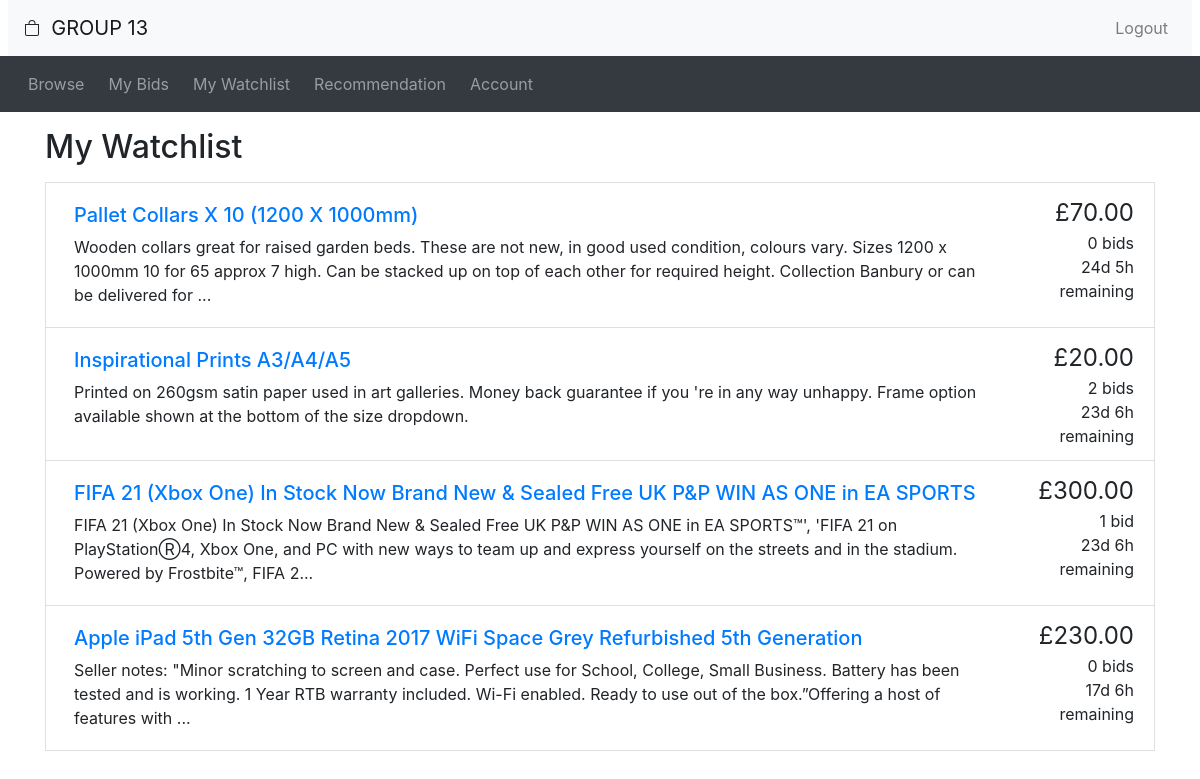
The app's page /auction/mywatchlist.php (signed in) with its own data.
### tables this page shows
CREATE TABLE IF NOT EXISTS `watching` (
  `buyerId` int(10) UNSIGNED NOT NULL,
  `auctionNo` int(10) UNSIGNED NOT NULL,
  PRIMARY KEY (`buyerId`,`auctionNo`),
  KEY `auctionNo` (`auctionNo`)
);

CREATE TABLE IF NOT EXISTS `auction` (
  `auctionNo` int(10) UNSIGNED NOT NULL AUTO_INCREMENT,
  `auctionStatus` tinyint(1) NOT NULL DEFAULT '1',
  `category` varchar(35) NOT NULL DEFAULT 'Other',
  `title` varchar(100) NOT NULL DEFAULT 'Unnamed Auction',
  `auctionDescription` text,
  `startingPrice` int(10) UNSIGNED NOT NULL,
  `reservePrice` int(10) UNSIGNED NOT NULL DEFAULT '0',
  `increments` int(10) UNSIGNED NOT NULL DEFAULT '1',
  `startDate` datetime NOT NULL,
  `endDate` datetime NOT NULL,
  `sellerId` int(11) UNSIGNED NOT NULL,
  PRIMARY KEY (`auctionNo`),
  KEY `sellerId` (`sellerId`)
);

### auction/utilities.php (the view, shortened to what this page needs)
<?php
function display_time_remaining($interval) {
    if ($interval->days == 0 && $interval->h == 0) {
      $time_remaining = $interval->format('%im %Ss');
    }
    else if ($interval->days == 0) {
      $time_remaining = $interval->format('%hh %im');
    }
    else {
      $time_remaining = $interval->format('%ad %hh');
    }
  return $time_remaining;
}
function print_listing_li($item_id, $title, $desc, $price, $num_bids, $end_time, $auction_status)
{
  if (strlen($desc) > 250) {
    $desc_shortened = substr($desc, 0, 250) . '...';
  }
  else {
    $desc_shortened = $desc;
  }
  if ($num_bids == 1) {
    $bid = ' bid';
  }
  else {
    $bid = ' bids';
  }
  $now = new DateTime();
  if (gettype($end_time) != 'object') {$end_time = new DateTime($end_time);}
  if ($now > $end_time && $auction_status == 0 ) {
    $fetch_winner_query = "SELECT email FROM buyer WHERE buyerId = (SELECT buyerId FROM winner WHERE auctionNo = '$item_id') ";
    $fetch_winner = mysqli_fetch_row(mysqli_query($GLOBALS['connection'], $fetch_winner_query));
    if (!$fetch_winner) {
      $time_remaining = "<h6 style=\"color:red\">This auction had no winner</h6>";
    }
    else {
      if (isset($_SESSION['username']) && $fetch_winner[0] == $_SESSION['username']) {$fetch_winner[0] = 'you';}
      $time_remaining = "<h6 style=\"color:green\">This auction was won by $fetch_winner[0]";
    }
  }
  else {
    $time_to_end = date_diff($now, $end_time);
    $time_remaining = display_time_remaining($time_to_end) . ' remaining';
  }
  echo('
    <li class="list-group-item d-flex justify-content-between">
    <div class="p-2 mr-5"><h5><a href="listing.php?item_id=' . $item_id . '">' . $title . '</a></h5>' . $desc_shortened . '</div>
    <div class="text-right "><span style="font-size: 1.5em">£' . number_format($price, 2) . '</span><br/>' . $num_bids . $bid . '<br/>' . $time_remaining . '</div>
  </li>'
  );
}
?>

### auction/mywatchlist.php
<?php include_once("header.php")?>
 <div class="container">
<h2 class="my-3">My Watchlist</h2>
<?php
if (isset($_SESSION['username']) && $_SESSION['account_type'] == 'buyer') {
    $username = $_SESSION['username'];
    $query = "SELECT * FROM watching, buyer, auction WHERE auction.auctionNo = watching.auctionNo AND watching.buyerId = buyer.buyerId AND buyer.email = '$username' ORDER BY endDate DESC";
    $result = mysqli_query($connection, $query) or die ('result.' . mysql_error());
    while ($row = mysqli_fetch_assoc($result)) {
        if ($row['auctionStatus'] == 0) {break;}
        $item_id = $row['auctionNo'];
        $bid_num_query = "SELECT COUNT(bidNo) FROM createbid WHERE auctionNo='$item_id'";
        $num_bids = mysqli_fetch_row(mysqli_query($connection, $bid_num_query))[0];
        $max_price_query = "SELECT MAX(bidAmount) FROM createbid, bid, auction WHERE auction.auctionNo = createbid.auctionNo
                            AND createbid.bidNo = bid.bidNo AND auction.auctionNo='$item_id'";
        $max_price = mysqli_fetch_row(mysqli_query($connection, $max_price_query))[0] ?: 0;
        $current_price = $row['startingPrice'] > $max_price ? $row['startingPrice'] : $max_price;
        print_listing_li($row['auctionNo'], $row['title'], $row['auctionDescription'], $current_price, $num_bids, $row['endDate'], $row['auctionStatus']);
    }
} else{
    header("Location: browse.php");
}
?>

### records on screen
watching: auctionNo.title "Pallet Collars X 10 (1200 X 1000mm)", auctionNo.auctionDescription "Wooden collars great for raised garden beds. These are not new, in good used condition, colours vary. Sizes 1200 x 1000mm 10 for 65 approx 7 high. Can be stacked up on top of each other for required height. Collection Banbury or can be delivered for ...", auctionNo.startingPrice "70.00", num_bids "0", auctionNo.endDate "24d 5h remaining"
watching: auctionNo.title "Inspirational Prints A3/A4/A5", auctionNo.auctionDescription "Printed on 260gsm satin paper used in art galleries. Money back guarantee if you 're in any way unhappy. Frame option available shown at the bottom of the size dropdown.", price "20.00", num_bids "2", auctionNo.endDate "23d 6h remaining"
watching: auctionNo.title "FIFA 21 (Xbox One) In Stock Now Brand New & Sealed Free UK P&P WIN AS ONE in EA SPORTS", auctionNo.auctionDescription "FIFA 21 (Xbox One) In Stock Now Brand New & Sealed Free UK P&P WIN AS ONE in EA SPORTS™', 'FIFA 21 on PlayStationⓇ4, Xbox One, and PC with new ways to team up and express yourself on the streets and in the stadium. Powered by Frostbite™, FIFA 2...", price "300.00", auctionNo.auctionStatus "1", auctionNo.auctionStatus "bid", auctionNo.endDate "23d 6h remaining"
watching: auctionNo.title "Apple iPad 5th Gen 32GB Retina 2017 WiFi Space Grey Refurbished 5th Generation", auctionNo.auctionDescription "Seller notes: \"Minor scratching to screen and case. Perfect use for School, College, Small Business. Battery has been tested and is working. 1 Year RTB warranty included. Wi-Fi enabled. Ready to use out of the box.”Offering a host of features with ...", auctionNo.startingPrice "230.00", num_bids "0", auctionNo.endDate "17d 6h remaining"
